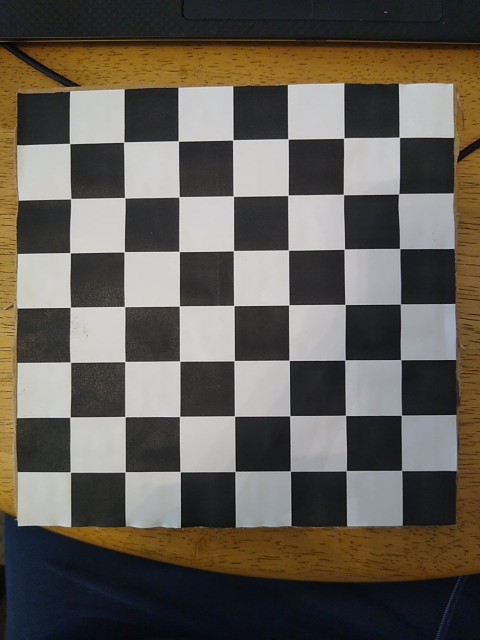
#> input picture stereo vision distance measurement/kFM1C.jpg, 960 x 1280 px, given in place of the camera (shown at 1/2 size)
$ python Take_images_for_calibration.py
#> lines starting #> are read from the running program, lines starting #| are printed output that depends on the picture; after the words box and inside, x2 and y2 are one past the last pixel; in counts of white or black regions, pixels touching at a corner belong together
###################################
##### Authors:                #####
##### Stephane Vujasinovic    #####
##### Frederic Uhrweiller     #####
#####                         #####
##### Creation: 2017          #####
###################################

import numpy as np
import cv2

print('Starting the Calibration. Press and maintain the space bar to exit the script\n')
print('Push (s) to save the image you want and push (c) to see next frame without saving the image')

id_image=0

# termination criteria
criteria =(cv2.TERM_CRITERIA_EPS + cv2.TERM_CRITERIA_MAX_ITER, 30, 0.001)

# Call the two cameras
CamR= cv2.VideoCapture(0)   # 0 -> Right Camera
CamL= cv2.VideoCapture(2)   # 2 -> Left Camera
#CamL = CamR #for testing in 1 cam

while True:
    retR, frameR= CamR.read()
#> frameR is the input picture: shape (1280, 960, 3); mean B, G, R 85.4, 93.4, 99
    retL, frameL= CamL.read()

    # [10 lines of commented-out code are left out]
    lwr = np.array([0, 48, 109])
    upr = np.array([200, 148, 254])
    #lwr = np.array([0, 0, 143])
    #upr = np.array([179, 61, 252])
    hsv = cv2.cvtColor(frameR, cv2.COLOR_BGR2HSV)
#> hsv: shape (1280, 960, 3); mean H, S, V 67.5, 63.1, 102.5
    msk = cv2.inRange(hsv, lwr, upr)
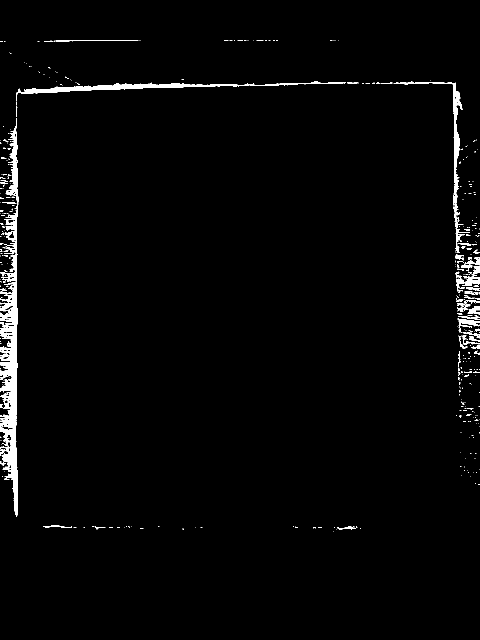
#> msk: shape (1280, 960) (shown at 1/2 size); 2% white; 417 white regions (353 under 20 px), largest, box (x1, y1, x2, y2) and area: (0, 544, 36, 1034) 9288, (32, 162, 692, 203) 3796, (5, 236, 37, 544) 2825

    # Extract chess-board
    krn = cv2.getStructuringElement(cv2.MORPH_RECT, (50, 30))
    dlt = cv2.dilate(msk, krn, iterations=5)
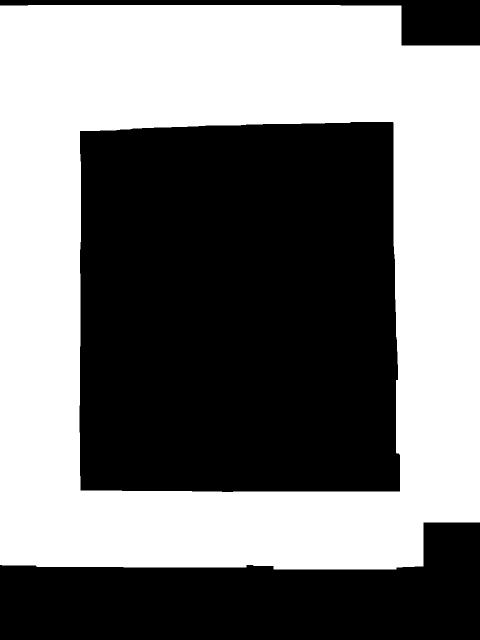
#> dlt: shape (1280, 960) (shown at 1/2 size); 48.5% white; 1 white region, box (x1, y1, x2, y2) and area: (0, 10, 960, 1139) 596167
    res = 255 - cv2.bitwise_and(dlt, msk)
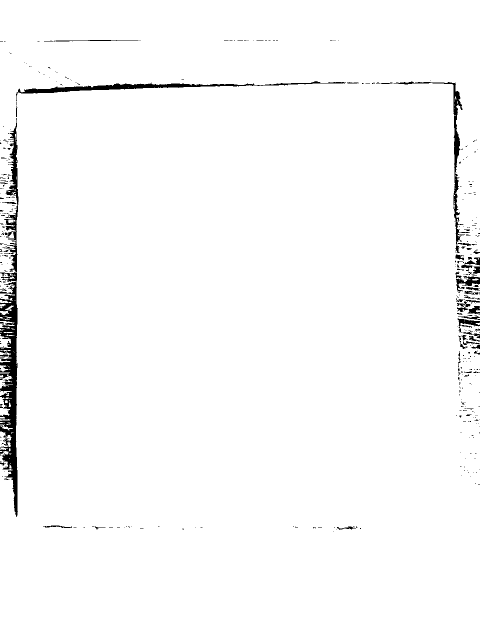
#> res: shape (1280, 960) (shown at 1/2 size); 98% white; 417 black regions (353 under 20 px), largest, box (x1, y1, x2, y2) and area: (0, 544, 36, 1034) 9288, (32, 162, 692, 203) 3796, (5, 236, 37, 544) 2825

    # Displaying chess-board features
    grayR = np.uint8(res)

#
    lwr = np.array([0, 48, 109])
    upr = np.array([200, 148, 254])
    #lwr = np.array([0, 0, 143])
    #upr = np.array([179, 61, 252])
    hsv = cv2.cvtColor(frameL, cv2.COLOR_BGR2HSV)
    msk = cv2.inRange(hsv, lwr, upr)

    # Extract chess-board
    krn = cv2.getStructuringElement(cv2.MORPH_RECT, (50, 30))
    dlt = cv2.dilate(msk, krn, iterations=5)
    res = 255 - cv2.bitwise_and(dlt, msk)

    # Displaying chess-board features
    grayL = np.uint8(res)


    #grayL = grayR

###


    # Find the chess board corners
    retR, cornersR = cv2.findChessboardCorners(grayR,(7,7),None)  # Define the number of chess corners (here 9 by 6) we are looking for with the right Camera
#> retR = False; cornersR = None
    retL, cornersL = cv2.findChessboardCorners(grayL,(7,7),None)  # Same with the left camera
#> retL = False; cornersL = None
    cv2.imshow('imgR',grayR)
    cv2.imshow('imgL',grayL)

    # If found, add object points, image points (after refining them)
    if (retR == True) & (retL == True):
        corners2R= cv2.cornerSubPix(grayR,cornersR,(11,11),(-1,-1),criteria)    # Refining the Position
        corners2L= cv2.cornerSubPix(grayL,cornersL,(11,11),(-1,-1),criteria)

        # Draw and display the corners
        cv2.drawChessboardCorners(grayR,(9,6),corners2R,retR)
        cv2.drawChessboardCorners(grayL,(9,6),corners2L,retL)
        cv2.imshow('VideoR',grayR)
        cv2.imshow('VideoL',grayL)

        if cv2.waitKey(0) & 0xFF == ord('s'):   # Push "s" to save the images and "c" if you don't want to
            str_id_image= str(id_image)
            print('Images saved for right and left cameras')
            cv2.imwrite('chessboard-R'+str_id_image+'.png',grayR) # Save the image in the file where this Programm is located
            cv2.imwrite('chessboard-L'+str_id_image+'.png',grayL)
            id_image=id_image+1
        else:
            print('Images not saved')

    # End the Programme
    if cv2.waitKey(1) & 0xFF == ord('q'):   # Push the space bar and maintan to exit this Programm
#> (key q is pressed here)
        break

# Release the Cameras
CamR.release()
CamL.release()
cv2.destroyAllWindows()
